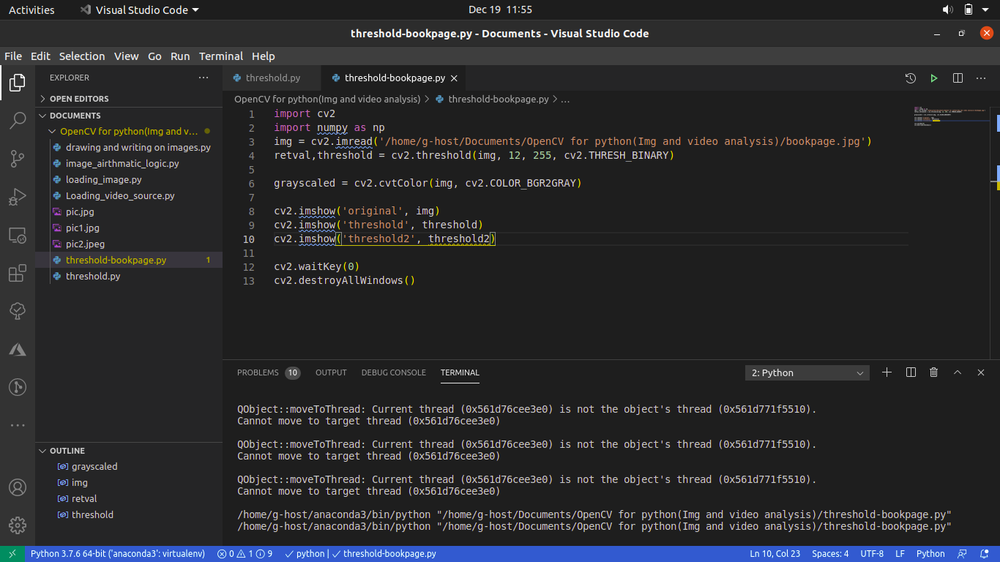
#> input picture OpenCV/SS.png, 1000 x 562 px, shrunk from 1366 x 768 before the run, found by its file name
$ python threshold-bookpage.py
#> lines starting #> are read from the running program, lines starting #| are printed output that depends on the picture; after the words box and inside, x2 and y2 are one past the last pixel; in counts of white or black regions, pixels touching at a corner belong together
import cv2
import numpy as np
img = cv2.imread('/home/g-host/Documents/OpenCV for python(Img and video analysis)/SS.png')
#> img is the input picture: shape (562, 1000, 3); mean B, G, R 44.9, 41.9, 41.2
retval,threshold = cv2.threshold(img, 12, 255, cv2.THRESH_BINARY)
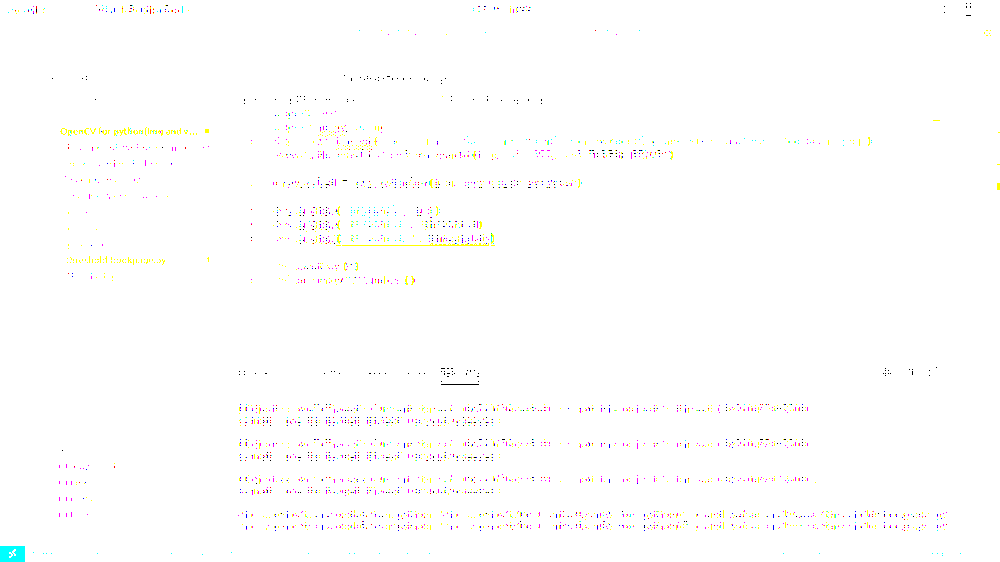
#> threshold: shape (562, 1000, 3); mean B, G, R 253.4, 253.8, 254.1

grayscaled = cv2.cvtColor(img, cv2.COLOR_BGR2GRAY)
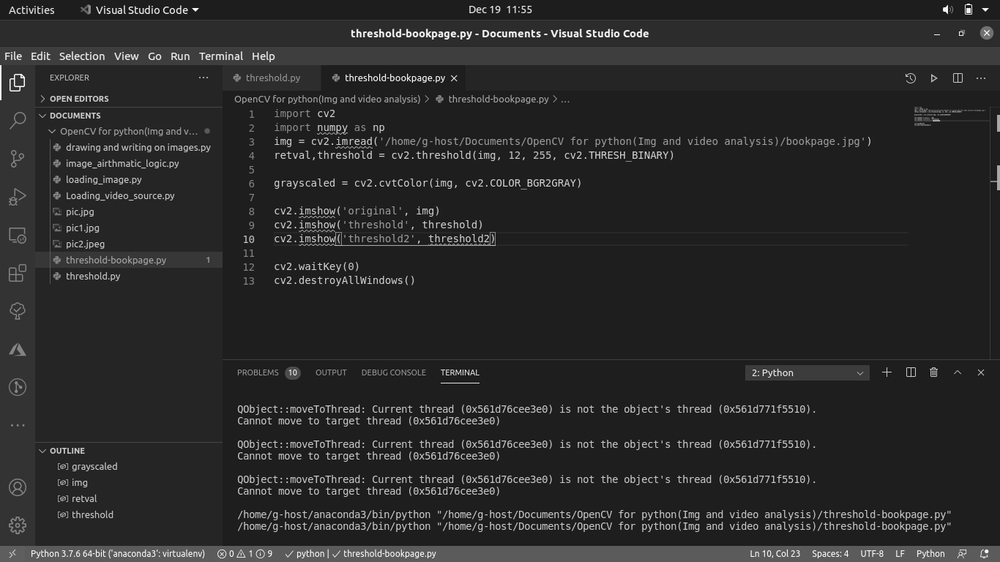
#> grayscaled: shape (562, 1000); min 0, max 255, mean 42
retval2,threshold2 = cv2.threshold(img, 12, 255, cv2.THRESH_BINARY)
gaus = cv2.adaptiveThreshold(grayscaled, 255, cv2.ADAPTIVE_THRESH_GAUSSIAN_C, cv2.THRESH_BINARY, 115, 1)
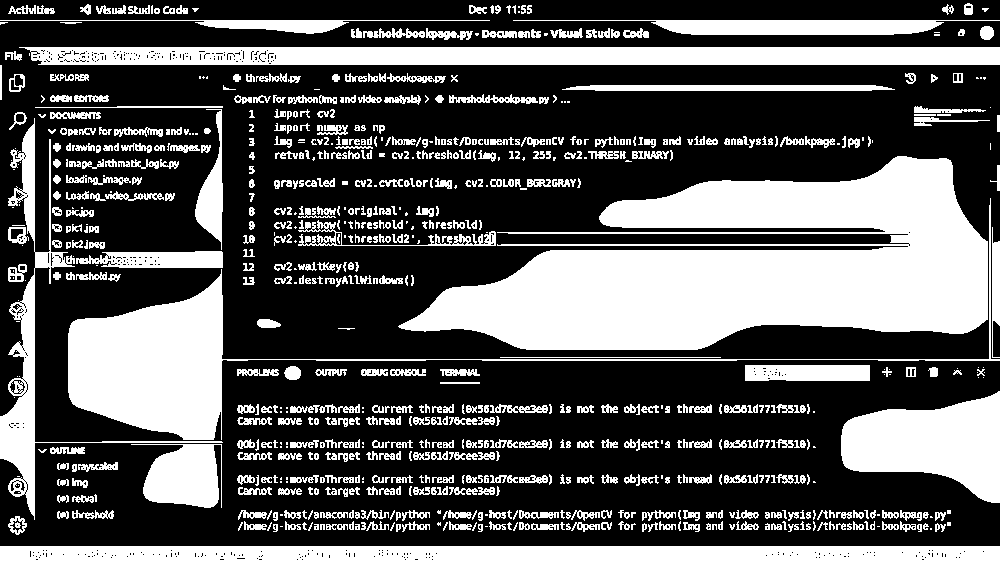
#> gaus: shape (562, 1000); 35.1% white; 809 white regions (180 under 20 px), largest, box (x1, y1, x2, y2) and area: (398, 156, 988, 350) 66235, (68, 198, 1000, 440) 19976, (19, 47, 1000, 65) 17046

cv2.imshow('original', img)
cv2.imshow('threshold', threshold)
cv2.imshow('threshold2', threshold2)
cv2.imshow('gaus', gaus)

cv2.waitKey(0)
cv2.destroyAllWindows()

$ run again, with OpenCV/grabcut foreground.png copied over OpenCV/SS.png
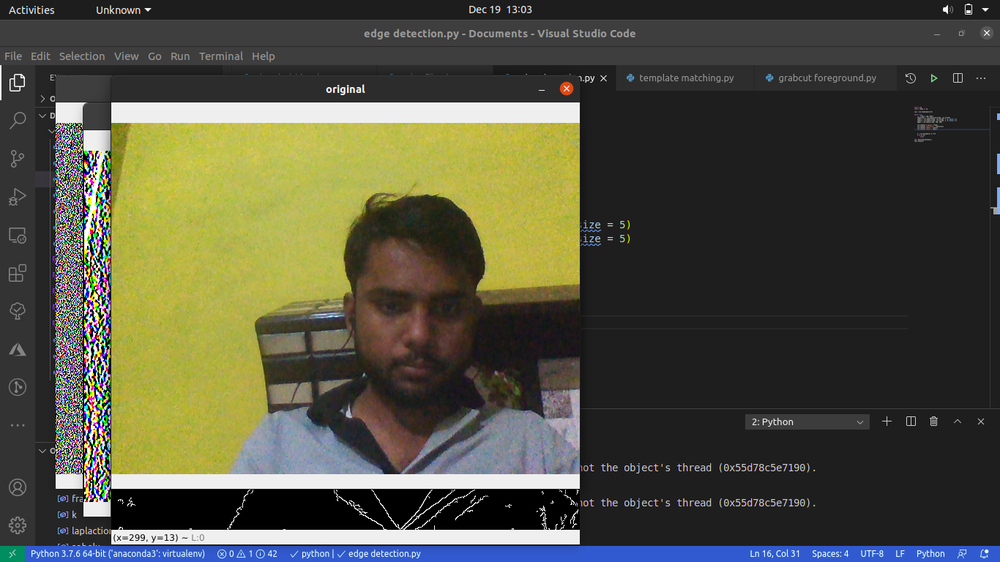
#> input picture OpenCV/grabcut foreground.png, 1000 x 562 px, shrunk from 1366 x 768 before the run, found by its file name
#> img is the input picture: shape (562, 1000, 3); mean B, G, R 63.9, 80.1, 80.1
#> `retval,threshold = cv2.threshold(img, 12, 255, cv2.THRESH_BINARY)`:
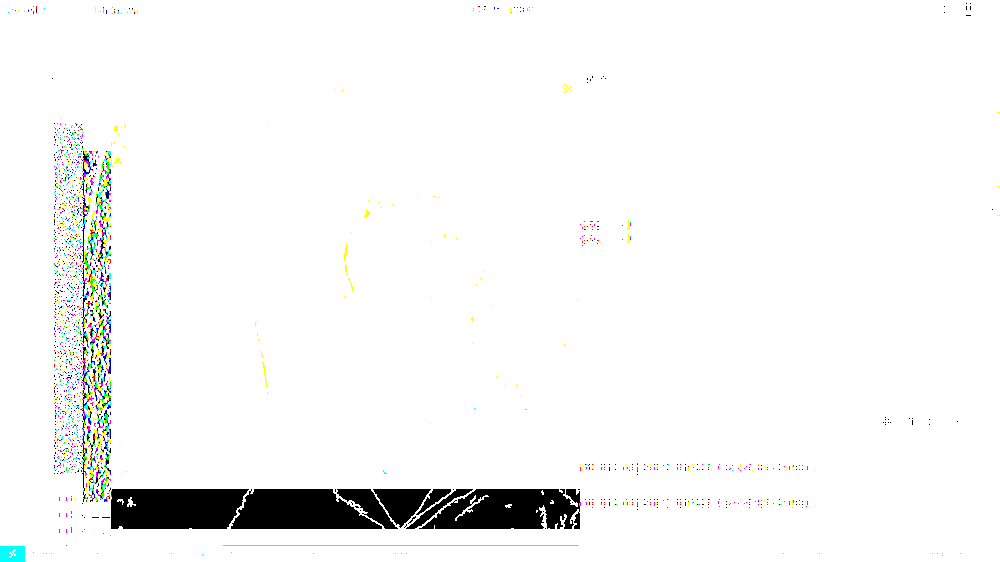
#> threshold: shape (562, 1000, 3); mean B, G, R 245, 245.4, 244.9
#> `gaus = cv2.adaptiveThreshold(grayscaled, 255, cv2.ADAPTIVE_THRESH_GAUS..`:
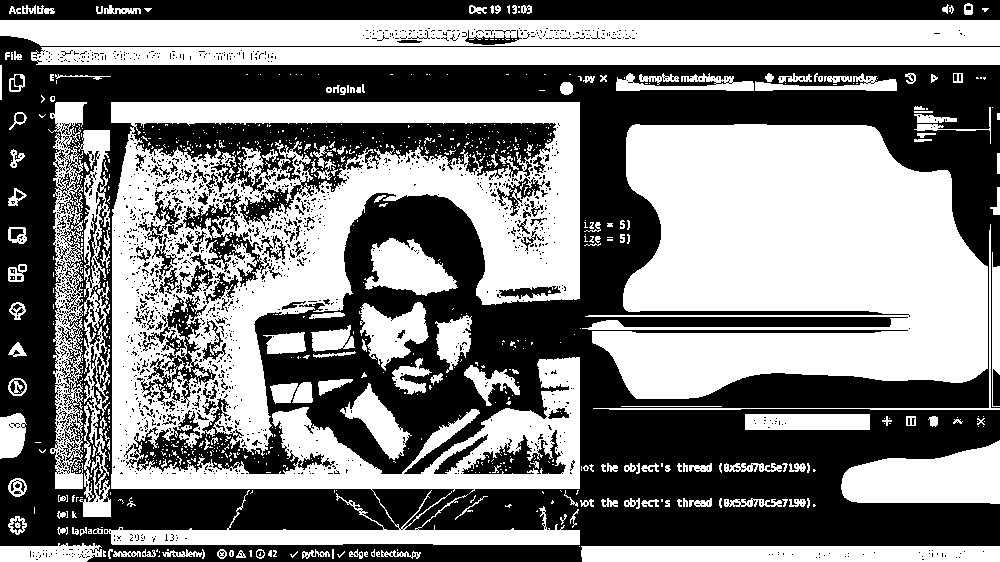
#> gaus: shape (562, 1000); 49.8% white; 929 white regions (747 under 20 px), largest, box (x1, y1, x2, y2) and area: (104, 102, 580, 545) 96568, (582, 124, 988, 399) 80642, (0, 20, 1000, 46) 24888
